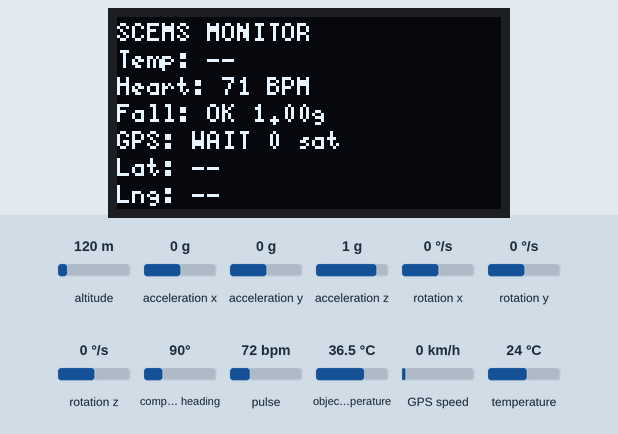
Recording of a sketch running on a simulated ESP32. On the bench: 128×64 one-colour display. Inputs (shaded band) come from the test bench; at power-on: acceleration x 0 g, acceleration y 0 g, pulse 72 bpm, acceleration z 1 g, object temperature 36.5 °C, altitude 120 m, rotation x 0 °/s, rotation y 0 °/s, rotation z 0 °/s, compass heading 90°, GPS speed 0 km/h, temperature 24 °C. The GPS gets a fix after 3 s at 37.7749, -122.4194 with 8 satellites; what the sketch prints to the serial monitor is not drawn.

Above: at 1.9 s.
2.0 s: acceleration x set to -1.4 g
At 5.1 s:
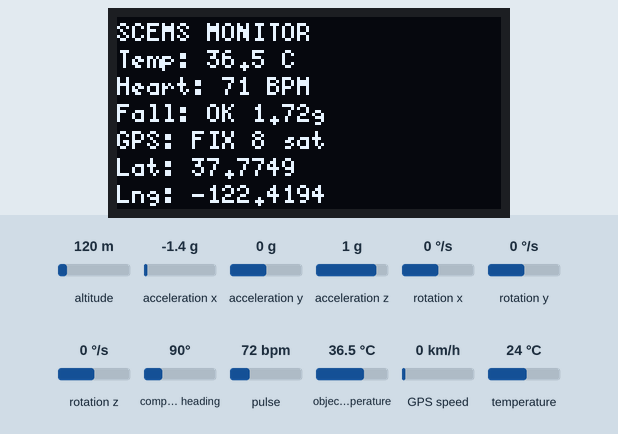
6.1 s: acceleration y set to -1.4 g
At 8.0 s:
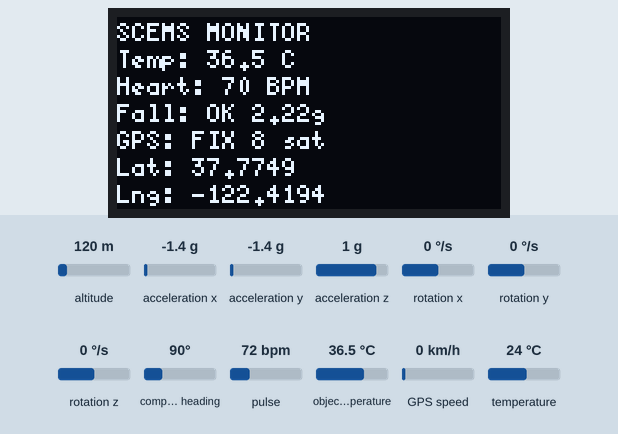
10.2 s: pulse set to 100 bpm
At 12.8 s:
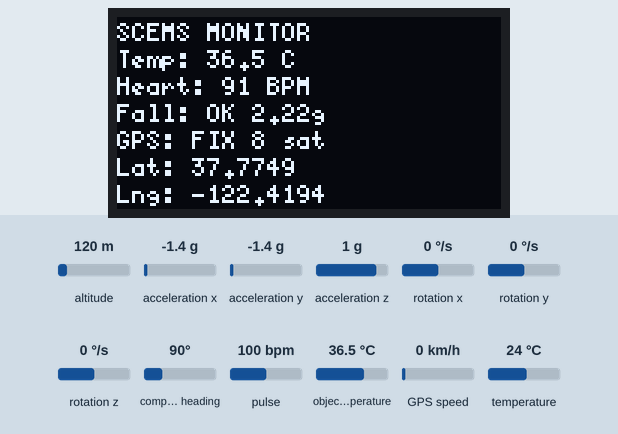
13.5 s: acceleration z set to -1.4 g
At 14.9 s:
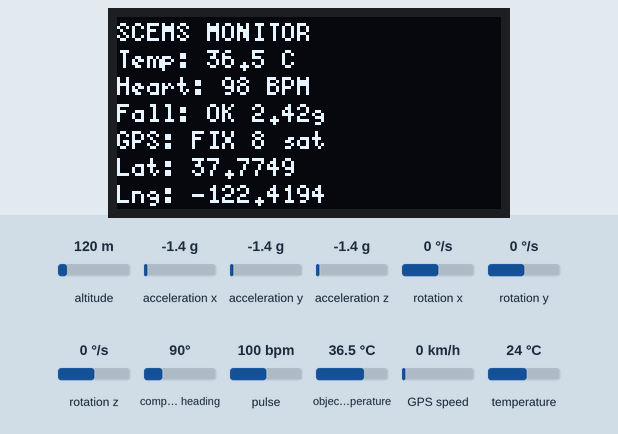
15.5 s: object temperature set to 20 °C
At 17.8 s:
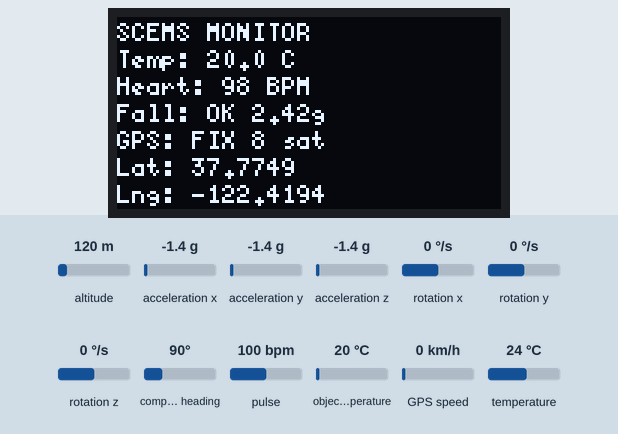
Timing chart, 0 to 19.3 s (numbered marks = the images above; inputs shaded):
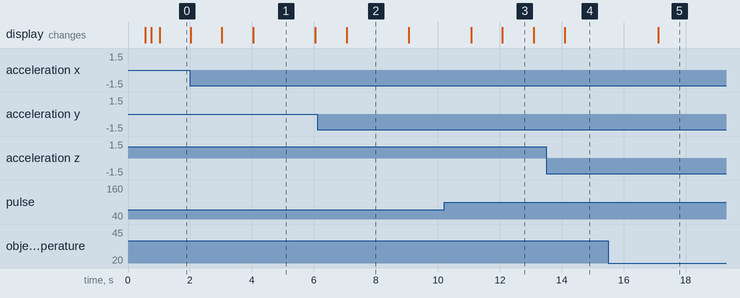

The sketch:

SCEMS_Wemos_Lolin32_Lite.ino
```cpp
/*
  SCEMS - WEMOS LOLIN32 LITE full sensor test sketch

  Components:
  - WEMOS LOLIN32 LITE / ESP32
  - 1.3 inch I2C OLED display
  - GY-906 MLX90614 IR temperature sensor
  - MH-ET LIVE MAX30102 heart sensor
  - HW-123 / MPU6050 fall detector
  - NEO-6M GPS module

  Wiring summary:
  - I2C SDA: GPIO19
  - I2C SCL/SCK: GPIO23
  - GPS TX -> ESP32 GPIO16
  - GPS RX -> ESP32 GPIO17
  - All VCC/VIN/VDD -> ESP32 3V pin
  - All GND pins together
*/

#include <Wire.h>
#include <U8g2lib.h>
#include <TinyGPSPlus.h>
#include <Adafruit_MLX90614.h>
#include <Adafruit_MPU6050.h>
#include <Adafruit_Sensor.h>
#include "MAX30105.h"
#include "heartRate.h"
#include <math.h>

// ESP32 pin choices for WEMOS LOLIN32 LITE.
const int I2C_SDA_PIN = 19;
const int I2C_SCL_PIN = 23;
const int GPS_RX_PIN = 16;      // ESP32 RX: connect GPS TX here
const int GPS_TX_PIN = 17;      // ESP32 TX: connect GPS RX here

const uint32_t SERIAL_BAUD = 115200;
const uint32_t GPS_BAUD = 9600;

// Temperature warning threshold. Adjust after testing with your sensor.
const float FEVER_TEMP_C = 38.0;

// MLX90614 object temperature often needs calibration depending on distance.
const float BODY_TEMP_OFFSET_C = 0.0;

// Simple fall detection thresholds.
const float FREE_FALL_G = 0.45;
const float IMPACT_G = 2.50;
const float HARD_IMPACT_G = 3.20;
const unsigned long IMPACT_WINDOW_MS = 1200;
const unsigned long FALL_ALERT_MS = 10000;

// 1.3 inch I2C OLEDs are commonly SH1106. If your OLED stays blank, try the
// SSD1306 constructor shown below instead.
U8G2_SH1106_128X64_NONAME_F_HW_I2C display(U8G2_R0, U8X8_PIN_NONE);
// U8G2_SSD1306_128X64_NONAME_F_HW_I2C display(U8G2_R0, U8X8_PIN_NONE);

Adafruit_MLX90614 mlx = Adafruit_MLX90614();
Adafruit_MPU6050 mpu;
MAX30105 heartSensor;
TinyGPSPlus gps;
HardwareSerial gpsSerial(2);

bool mlxReady = false;
bool mpuReady = false;
bool heartReady = false;

float bodyTempC = NAN;
float ambientTempC = NAN;
float accelG = 0.0;

long irValue = 0;
bool fingerDetected = false;
float bpm = 0.0;
int bpmAverage = 0;
const byte RATE_SIZE = 4;
byte rates[RATE_SIZE];
byte rateSpot = 0;
unsigned long lastBeat = 0;

bool freeFallSeen = false;
unsigned long freeFallAt = 0;
unsigned long fallAlertUntil = 0;

unsigned long lastTempRead = 0;
unsigned long lastMotionRead = 0;
unsigned long lastDisplay = 0;
unsigned long lastSerialLog = 0;

bool fallAlertActive() {
  return fallAlertUntil != 0 && (long)(fallAlertUntil - millis()) > 0;
}

void scanI2C() {
  Serial.println();
  Serial.println("I2C scan:");
  byte count = 0;

  for (byte address = 1; address < 127; address++) {
    Wire.beginTransmission(address);
    byte error = Wire.endTransmission();

    if (error == 0) {
      Serial.print("  Found device at 0x");
      if (address < 16) Serial.print("0");
      Serial.println(address, HEX);
      count++;
    }
  }

  if (count == 0) {
    Serial.println("  No I2C devices found. Check SDA/SCL and power wiring.");
  }
  Serial.println();
}

void drawBootScreen(const char *line1, const char *line2) {
  display.clearBuffer();
  display.setFont(u8g2_font_6x10_tf);
  display.setCursor(0, 12);
  display.print("SCEMS ESP32");
  display.setCursor(0, 30);
  display.print(line1);
  display.setCursor(0, 44);
  display.print(line2);
  display.sendBuffer();
}

void setupSensors() {
  drawBootScreen("Starting I2C...", "");
  Wire.begin(I2C_SDA_PIN, I2C_SCL_PIN);
  Wire.setClock(100000);
  delay(100);

  scanI2C();

  drawBootScreen("OLED OK", "Starting sensors");

  mlxReady = mlx.begin(0x5A, &Wire);
  Serial.print("MLX90614 temp sensor: ");
  Serial.println(mlxReady ? "OK" : "NOT FOUND");

  mpuReady = mpu.begin(0x68, &Wire);
  Serial.print("MPU6050 fall sensor: ");
  Serial.println(mpuReady ? "OK" : "NOT FOUND");
  if (mpuReady) {
    mpu.setAccelerometerRange(MPU6050_RANGE_8_G);
    mpu.setGyroRange(MPU6050_RANGE_500_DEG);
    mpu.setFilterBandwidth(MPU6050_BAND_21_HZ);
  }

  heartReady = heartSensor.begin(Wire, I2C_SPEED_STANDARD);
  Serial.print("MAX30102 heart sensor: ");
  Serial.println(heartReady ? "OK" : "NOT FOUND");
  if (heartReady) {
    byte ledBrightness = 0x1F;
    byte sampleAverage = 4;
    byte ledMode = 2;       // Red + IR
    int sampleRate = 100;
    int pulseWidth = 411;
    int adcRange = 4096;

    heartSensor.setup(ledBrightness, sampleAverage, ledMode, sampleRate, pulseWidth, adcRange);
    heartSensor.setPulseAmplitudeRed(0x1F);
    heartSensor.setPulseAmplitudeIR(0x1F);
    heartSensor.setPulseAmplitudeGreen(0);
  }
}

void readGPS() {
  while (gpsSerial.available()) {
    gps.encode(gpsSerial.read());
  }
}

void readTemperature() {
  if (!mlxReady) return;
  if (millis() - lastTempRead < 1000) return;
  lastTempRead = millis();

  ambientTempC = mlx.readAmbientTempC();
  bodyTempC = mlx.readObjectTempC() + BODY_TEMP_OFFSET_C;
}

void readHeart() {
  if (!heartReady) return;

  irValue = heartSensor.getIR();
  fingerDetected = irValue > 50000;

  if (!fingerDetected) {
    bpm = 0.0;
    bpmAverage = 0;
    return;
  }

  if (checkForBeat(irValue)) {
    unsigned long now = millis();
    unsigned long delta = now - lastBeat;
    lastBeat = now;

    if (delta > 0) {
      bpm = 60.0 / (delta / 1000.0);

      if (bpm > 35 && bpm < 220) {
        rates[rateSpot++] = (byte)bpm;
        rateSpot %= RATE_SIZE;

        int total = 0;
        int valid = 0;
        for (byte i = 0; i < RATE_SIZE; i++) {
          if (rates[i] > 0) {
            total += rates[i];
            valid++;
          }
        }
        bpmAverage = valid > 0 ? total / valid : 0;
      }
    }
  }
}

void triggerFallAlert() {
  fallAlertUntil = millis() + FALL_ALERT_MS;
  freeFallSeen = false;
}

void readMotion() {
  if (!mpuReady) return;
  if (millis() - lastMotionRead < 50) return;
  lastMotionRead = millis();

  sensors_event_t accel;
  sensors_event_t gyro;
  sensors_event_t temp;
  mpu.getEvent(&accel, &gyro, &temp);

  float ax = accel.acceleration.x;
  float ay = accel.acceleration.y;
  float az = accel.acceleration.z;
  accelG = sqrt((ax * ax) + (ay * ay) + (az * az)) / 9.80665;

  unsigned long now = millis();

  if (accelG < FREE_FALL_G) {
    freeFallSeen = true;
    freeFallAt = now;
  }

  if (freeFallSeen && (now - freeFallAt <= IMPACT_WINDOW_MS) && accelG > IMPACT_G) {
    triggerFallAlert();
  }

  if (freeFallSeen && (now - freeFallAt > IMPACT_WINDOW_MS)) {
    freeFallSeen = false;
  }

  if (accelG > HARD_IMPACT_G) {
    triggerFallAlert();
  }
}

void renderDisplay() {
  if (millis() - lastDisplay < 1000) return;
  lastDisplay = millis();

  display.clearBuffer();
  display.setFont(u8g2_font_5x8_tf);

  display.setCursor(0, 8);
  display.print("SCEMS MONITOR");

  display.setCursor(0, 17);
  display.print("Temp: ");
  if (mlxReady && !isnan(bodyTempC)) {
    display.print(bodyTempC, 1);
    display.print(" C");
    if (bodyTempC >= FEVER_TEMP_C) display.print(" HIGH");
  } else {
    display.print("--");
  }

  display.setCursor(0, 26);
  display.print("Heart: ");
  if (!heartReady) {
    display.print("not found");
  } else if (!fingerDetected) {
    display.print("place finger");
  } else if (bpmAverage > 0) {
    display.print(bpmAverage);
    display.print(" BPM");
  } else {
    display.print("reading...");
  }

  display.setCursor(0, 35);
  display.print("Fall: ");
  display.print(fallAlertActive() ? "ALERT" : "OK");
  if (mpuReady) {
    display.print(" ");
    display.print(accelG, 2);
    display.print("g");
  }

  display.setCursor(0, 44);
  display.print("GPS: ");
  if (gps.location.isValid()) {
    display.print("FIX ");
  } else {
    display.print("WAIT ");
  }
  display.print(gps.satellites.isValid() ? gps.satellites.value() : 0);
  display.print(" sat");

  display.setCursor(0, 53);
  display.print("Lat: ");
  if (gps.location.isValid()) {
    display.print(gps.location.lat(), 4);
  } else {
    display.print("--");
  }

  display.setCursor(0, 62);
  display.print("Lng: ");
  if (gps.location.isValid()) {
    display.print(gps.location.lng(), 4);
  } else {
    display.print("--");
  }

  display.sendBuffer();
}

void logSerial() {
  if (millis() - lastSerialLog < 2000) return;
  lastSerialLog = millis();

  Serial.println("----- SCEMS reading -----");

  Serial.print("Body temp C: ");
  if (mlxReady && !isnan(bodyTempC)) Serial.println(bodyTempC, 2);
  else Serial.println("not available");

  Serial.print("Ambient temp C: ");
  if (mlxReady && !isnan(ambientTempC)) Serial.println(ambientTempC, 2);
  else Serial.println("not available");

  Serial.print("Heart IR: ");
  Serial.print(irValue);
  Serial.print("  Finger: ");
  Serial.print(fingerDetected ? "yes" : "no");
  Serial.print("  BPM avg: ");
  Serial.println(bpmAverage);

  Serial.print("Acceleration: ");
  Serial.print(accelG, 2);
  Serial.print("g  Fall: ");
  Serial.println(fallAlertActive() ? "ALERT" : "OK");

  Serial.print("GPS: ");
  if (gps.location.isValid()) {
    Serial.print(gps.location.lat(), 6);
    Serial.print(", ");
    Serial.print(gps.location.lng(), 6);
  } else {
    Serial.print("no fix yet");
  }
  Serial.print("  Satellites: ");
  Serial.println(gps.satellites.isValid() ? gps.satellites.value() : 0);
  Serial.println();
}

void setup() {
  Serial.begin(SERIAL_BAUD);
  delay(500);
  Serial.println();
  Serial.println("SCEMS WEMOS LOLIN32 LITE starting...");

  display.begin();
  drawBootScreen("Booting...", "Please wait");

  setupSensors();

  gpsSerial.begin(GPS_BAUD, SERIAL_8N1, GPS_RX_PIN, GPS_TX_PIN);
  Serial.println("GPS serial started at 9600 baud.");

  drawBootScreen("Ready", "Open Serial Monitor");
}

void loop() {
  readGPS();
  readTemperature();
  readHeart();
  readMotion();
  renderDisplay();
  logSerial();
}
```

Measured:
- after the input at 6.1 s, the display: changes after 0.95 s (image 2)
- after the input at 10.2 s, the display: first changes after 0.88 s (image 3 shows a later state)
- after the input at 13.5 s, the display: changes after 0.59 s (image 4)
- after the input at 15.5 s, the display: changes after 1.6 s (image 5)
